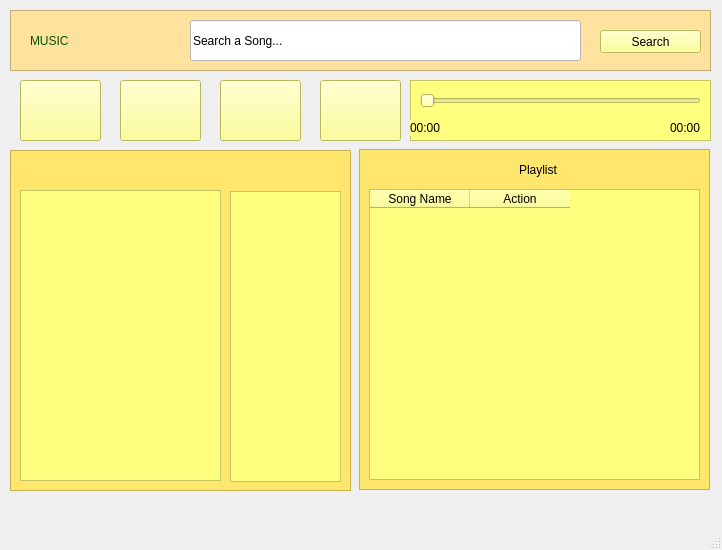
<?xml version="1.0" encoding="UTF-8"?>
<ui version="4.0">
 <class>MainWindow</class>
 <widget class="QMainWindow" name="MainWindow">
  <property name="geometry">
   <rect>
    <x>0</x>
    <y>0</y>
    <width>722</width>
    <height>550</height>
   </rect>
  </property>
  <property name="windowTitle">
   <string>MainWindow</string>
  </property>
  <widget class="QWidget" name="centralwidget">
   <widget class="QFrame" name="frame">
    <property name="geometry">
     <rect>
      <x>10</x>
      <y>10</y>
      <width>701</width>
      <height>61</height>
     </rect>
    </property>
    <property name="styleSheet">
     <string notr="true">background-color: rgb(255, 226, 157);</string>
    </property>
    <property name="frameShape">
     <enum>QFrame::StyledPanel</enum>
    </property>
    <property name="frameShadow">
     <enum>QFrame::Raised</enum>
    </property>
    <widget class="QLineEdit" name="lineEdit">
     <property name="geometry">
      <rect>
       <x>180</x>
       <y>10</y>
       <width>391</width>
       <height>41</height>
      </rect>
     </property>
     <property name="styleSheet">
      <string notr="true">background-color: rgb(255, 255, 255);
font: 75 10pt &quot;Franklin Gothic Book&quot;;</string>
     </property>
     <property name="text">
      <string>Search a Song...</string>
     </property>
    </widget>
    <widget class="QPushButton" name="pushButton">
     <property name="geometry">
      <rect>
       <x>590</x>
       <y>20</y>
       <width>101</width>
       <height>23</height>
      </rect>
     </property>
     <property name="styleSheet">
      <string notr="true">background-color: rgb(255, 255, 127);</string>
     </property>
     <property name="text">
      <string>Search</string>
     </property>
    </widget>
    <widget class="QLabel" name="label">
     <property name="geometry">
      <rect>
       <x>20</x>
       <y>20</y>
       <width>121</width>
       <height>21</height>
      </rect>
     </property>
     <property name="styleSheet">
      <string notr="true">color: rgb(0, 85, 0);
font: 14pt &quot;Franklin Gothic Demi&quot;;</string>
     </property>
     <property name="text">
      <string>MUSIC</string>
     </property>
    </widget>
   </widget>
   <widget class="QPushButton" name="pushButton_2">
    <property name="geometry">
     <rect>
      <x>20</x>
      <y>80</y>
      <width>81</width>
      <height>61</height>
     </rect>
    </property>
    <property name="styleSheet">
     <string notr="true">background-color: rgb(255, 255, 127);</string>
    </property>
    <property name="text">
     <string/>
    </property>
   </widget>
   <widget class="QPushButton" name="pushButton_3">
    <property name="geometry">
     <rect>
      <x>120</x>
      <y>80</y>
      <width>81</width>
      <height>61</height>
     </rect>
    </property>
    <property name="styleSheet">
     <string notr="true">background-color: rgb(255, 255, 127);</string>
    </property>
    <property name="text">
     <string/>
    </property>
   </widget>
   <widget class="QPushButton" name="pushButton_4">
    <property name="geometry">
     <rect>
      <x>220</x>
      <y>80</y>
      <width>81</width>
      <height>61</height>
     </rect>
    </property>
    <property name="styleSheet">
     <string notr="true">background-color: rgb(255, 255, 127);</string>
    </property>
    <property name="text">
     <string/>
    </property>
   </widget>
   <widget class="QPushButton" name="pushButton_5">
    <property name="geometry">
     <rect>
      <x>320</x>
      <y>80</y>
      <width>81</width>
      <height>61</height>
     </rect>
    </property>
    <property name="styleSheet">
     <string notr="true">background-color: rgb(255, 255, 127);</string>
    </property>
    <property name="text">
     <string/>
    </property>
   </widget>
   <widget class="QFrame" name="frame_2">
    <property name="geometry">
     <rect>
      <x>410</x>
      <y>80</y>
      <width>301</width>
      <height>61</height>
     </rect>
    </property>
    <property name="styleSheet">
     <string notr="true">background-color: rgb(255, 255, 127);</string>
    </property>
    <property name="frameShape">
     <enum>QFrame::StyledPanel</enum>
    </property>
    <property name="frameShadow">
     <enum>QFrame::Raised</enum>
    </property>
    <widget class="QSlider" name="horizontalSlider">
     <property name="geometry">
      <rect>
       <x>10</x>
       <y>10</y>
       <width>281</width>
       <height>22</height>
      </rect>
     </property>
     <property name="orientation">
      <enum>Qt::Horizontal</enum>
     </property>
    </widget>
    <widget class="QLabel" name="label_2">
     <property name="geometry">
      <rect>
       <x>0</x>
       <y>40</y>
       <width>31</width>
       <height>16</height>
      </rect>
     </property>
     <property name="text">
      <string>00:00</string>
     </property>
    </widget>
    <widget class="QLabel" name="label_3">
     <property name="geometry">
      <rect>
       <x>260</x>
       <y>40</y>
       <width>31</width>
       <height>16</height>
      </rect>
     </property>
     <property name="text">
      <string>00:00</string>
     </property>
    </widget>
   </widget>
   <widget class="QFrame" name="frame_3">
    <property name="geometry">
     <rect>
      <x>359</x>
      <y>149</y>
      <width>351</width>
      <height>341</height>
     </rect>
    </property>
    <property name="styleSheet">
     <string notr="true">font: 8pt &quot;MS Shell Dlg 2&quot;;
background-color: rgb(255, 231, 110);</string>
    </property>
    <property name="frameShape">
     <enum>QFrame::StyledPanel</enum>
    </property>
    <property name="frameShadow">
     <enum>QFrame::Raised</enum>
    </property>
    <widget class="QTableWidget" name="tableWidget">
     <property name="geometry">
      <rect>
       <x>10</x>
       <y>40</y>
       <width>331</width>
       <height>291</height>
      </rect>
     </property>
     <property name="styleSheet">
      <string notr="true">font: 75 8pt &quot;MS Shell Dlg 2&quot;;
background-color: rgb(255, 255, 127);
font: 10pt &quot;MS Shell Dlg 2&quot;;</string>
     </property>
     <column>
      <property name="text">
       <string>Song Name</string>
      </property>
     </column>
     <column>
      <property name="text">
       <string>Action</string>
      </property>
     </column>
    </widget>
    <widget class="QLabel" name="label_4">
     <property name="geometry">
      <rect>
       <x>160</x>
       <y>10</y>
       <width>111</width>
       <height>21</height>
      </rect>
     </property>
     <property name="styleSheet">
      <string notr="true">font: 12pt &quot;Franklin Gothic Heavy&quot;;</string>
     </property>
     <property name="text">
      <string>Playlist</string>
     </property>
    </widget>
   </widget>
   <widget class="QFrame" name="frame_4">
    <property name="geometry">
     <rect>
      <x>10</x>
      <y>150</y>
      <width>341</width>
      <height>341</height>
     </rect>
    </property>
    <property name="styleSheet">
     <string notr="true">background-color: rgb(255, 231, 110);</string>
    </property>
    <property name="frameShape">
     <enum>QFrame::StyledPanel</enum>
    </property>
    <property name="frameShadow">
     <enum>QFrame::Raised</enum>
    </property>
    <widget class="QListWidget" name="listWidget">
     <property name="geometry">
      <rect>
       <x>10</x>
       <y>40</y>
       <width>201</width>
       <height>291</height>
      </rect>
     </property>
     <property name="styleSheet">
      <string notr="true">background-color: rgb(255, 255, 127);</string>
     </property>
    </widget>
    <widget class="QListWidget" name="listWidget_2">
     <property name="geometry">
      <rect>
       <x>220</x>
       <y>41</y>
       <width>111</width>
       <height>291</height>
      </rect>
     </property>
     <property name="styleSheet">
      <string notr="true">background-color: rgb(255, 255, 127);</string>
     </property>
    </widget>
   </widget>
  </widget>
  <widget class="QMenuBar" name="menubar">
   <property name="geometry">
    <rect>
     <x>0</x>
     <y>0</y>
     <width>722</width>
     <height>21</height>
    </rect>
   </property>
  </widget>
  <widget class="QStatusBar" name="statusbar"/>
 </widget>
 <resources/>
 <connections/>
</ui>
